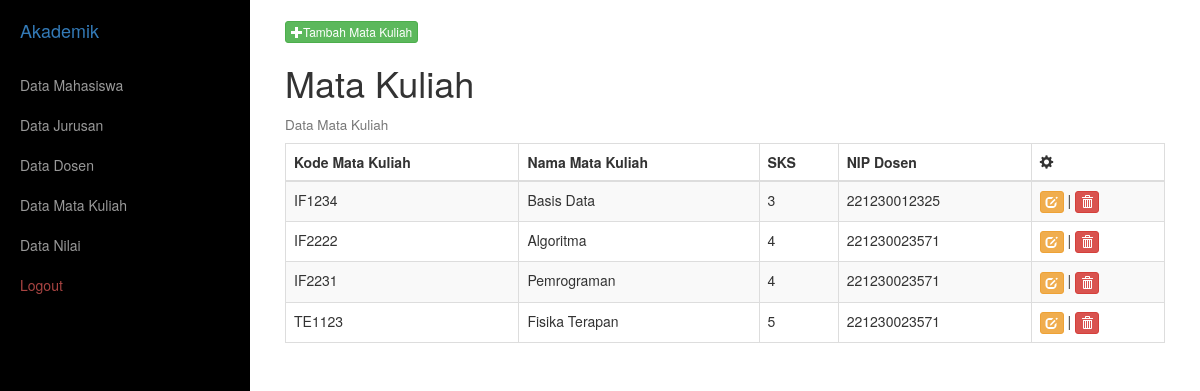
The page /matkul/matkul.php on the database its author committed.
### tables this page shows
CREATE TABLE `matkul` (
  `KodeMK` varchar(6) NOT NULL,
  `NamaMK` varchar(40) NOT NULL,
  `sks` int(11) NOT NULL,
  `NIP` varchar(12) NOT NULL,
  PRIMARY KEY (`KodeMK`),
  KEY `NIP` (`NIP`),
  CONSTRAINT `matkul_ibfk_1` FOREIGN KEY (`NIP`) REFERENCES `dosen` (`NIP`)
);

### matkul/matkul.php (the view, shortened to what this page needs)
<?php include_once('../_header.php'); ?>
<?php
include_once("../koneksi.php");
$result = mysqli_query($mysqli, "SELECT * FROM matkul");
?>
<html>
<head>
</head>
<body>
<a href="addMatkul.php" class="btn btn-success btn-xs"><i class="glyphicon glyphicon-plus"></i>Tambah Mata Kuliah</a>
<div class="box">
    <h1>Mata Kuliah</h1>
    <h4>
        <small>Data Mata Kuliah</small>
    </h4>
        <div class="table-responsive">
            <table class="table table-striped table-bordered table-hover">
                <thead>
                    <tr>
                        <th>Kode Mata Kuliah</th>
                        <th>Nama Mata Kuliah</th>
                        <th>SKS</th>
                        <th>NIP Dosen</th>
                        <th><i class="glyphicon glyphicon-cog"></i></th>
                    </tr>
                </thead>
                <?php
                while($user_data = mysqli_fetch_array($result)) {
                    echo "<tr>";
                    echo "<td>".$user_data['KodeMK']."</td>";
                    echo "<td>".$user_data['NamaMK']."</td>";
                    echo "<td>".$user_data['sks']."</td>";
                    echo "<td>".$user_data['NIP']."</td>";
                    echo "<td><a href='editMatkul.php?KodeMK=$user_data[KodeMK]' class ='btn btn-warning btn-xs'><i class='glyphicon glyphicon-edit'></i></a> |
                    <a href='deleteMatkul.php?KodeMK=$user_data[KodeMK]' class ='btn btn-danger btn-xs'><i class='glyphicon glyphicon-trash'></i></a></td></tr>";
                }
                ?>
            </table>
        </div>
</div>
</body>
</html>
<?php include_once('../_footer.php'); ?>

### rows shown on the page
matkul: KodeMK "IF1234", NamaMK "Basis Data", sks "3", NIP "221230012325"
matkul: KodeMK "IF2222", NamaMK "Algoritma", sks "4", NIP "221230023571"
matkul: KodeMK "IF2231", NamaMK "Pemrograman", sks "4", NIP "221230023571"
matkul: KodeMK "TE1123", NamaMK "Fisika Terapan", sks "5", NIP "221230023571"
